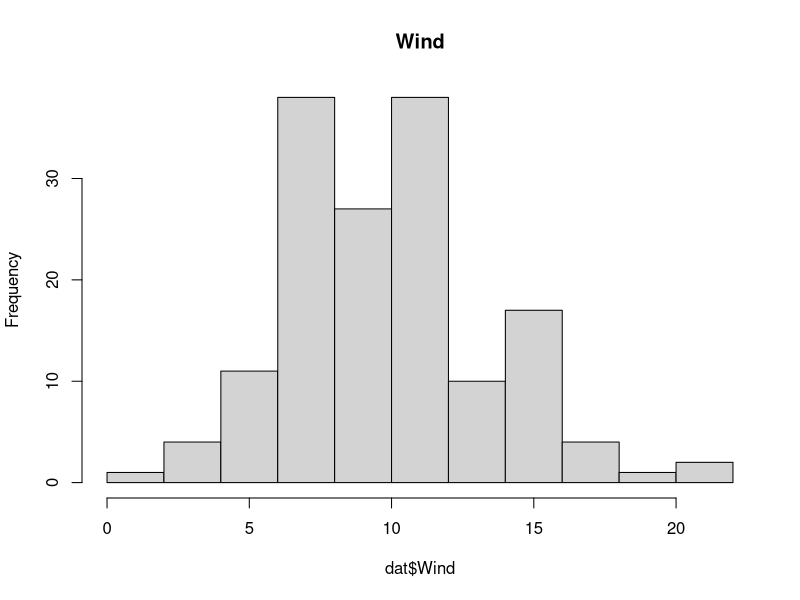
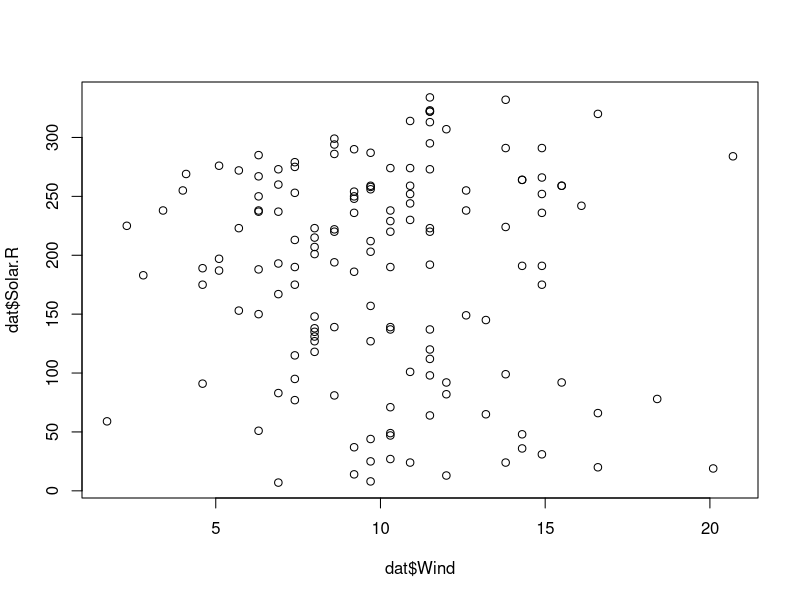
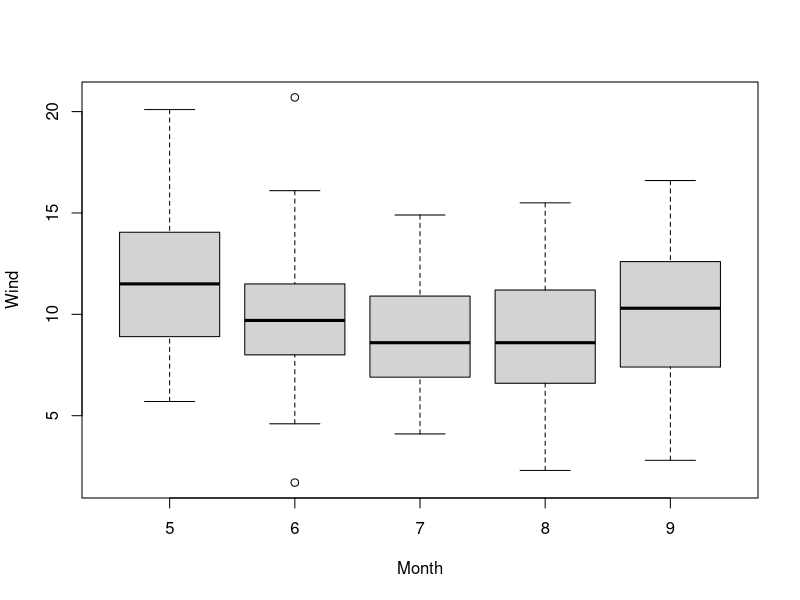
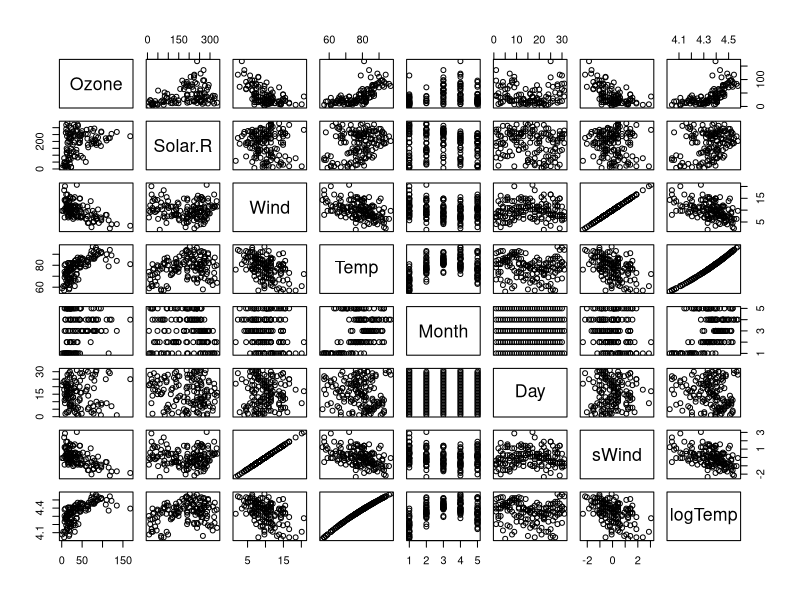

Here is the R script that generated these plots, in order:
## ---- chunk 1
dat = airquality
## ---- chunk 2
    str(dat)
    summary(dat)
## ---- chunk 3
    dat$Month = as.factor(dat$Month)
    str(dat)
## ---- chunk 4
    dat$sWind = scale(dat$Wind)
    summary(dat)
## ---- chunk 5
    dat$logTemp = log(dat$Temp)
## ---- chunk 6
    dat_sub = dat[1:100,]
    summary(dat_sub)
    dat_sub = dat_sub[complete.cases(dat_sub),]
    summary(dat_sub)
## ---- chunk 7
    # Numeric
    hist(dat$Wind, main = "Wind")

    # Numeric vs numeric
    plot(dat$Wind, dat$Solar.R)

    # Numeric with categorical
    boxplot(Wind~Month, data = dat)

    # All with all
    pairs(dat)
## ---- chunk 8
    # Pearson
    cor(dat$Wind, dat$Temp, use = "complete.obs")

    # Spearman
    cor(dat$Wind, dat$Temp, use = "complete.obs", method = "spearman")
